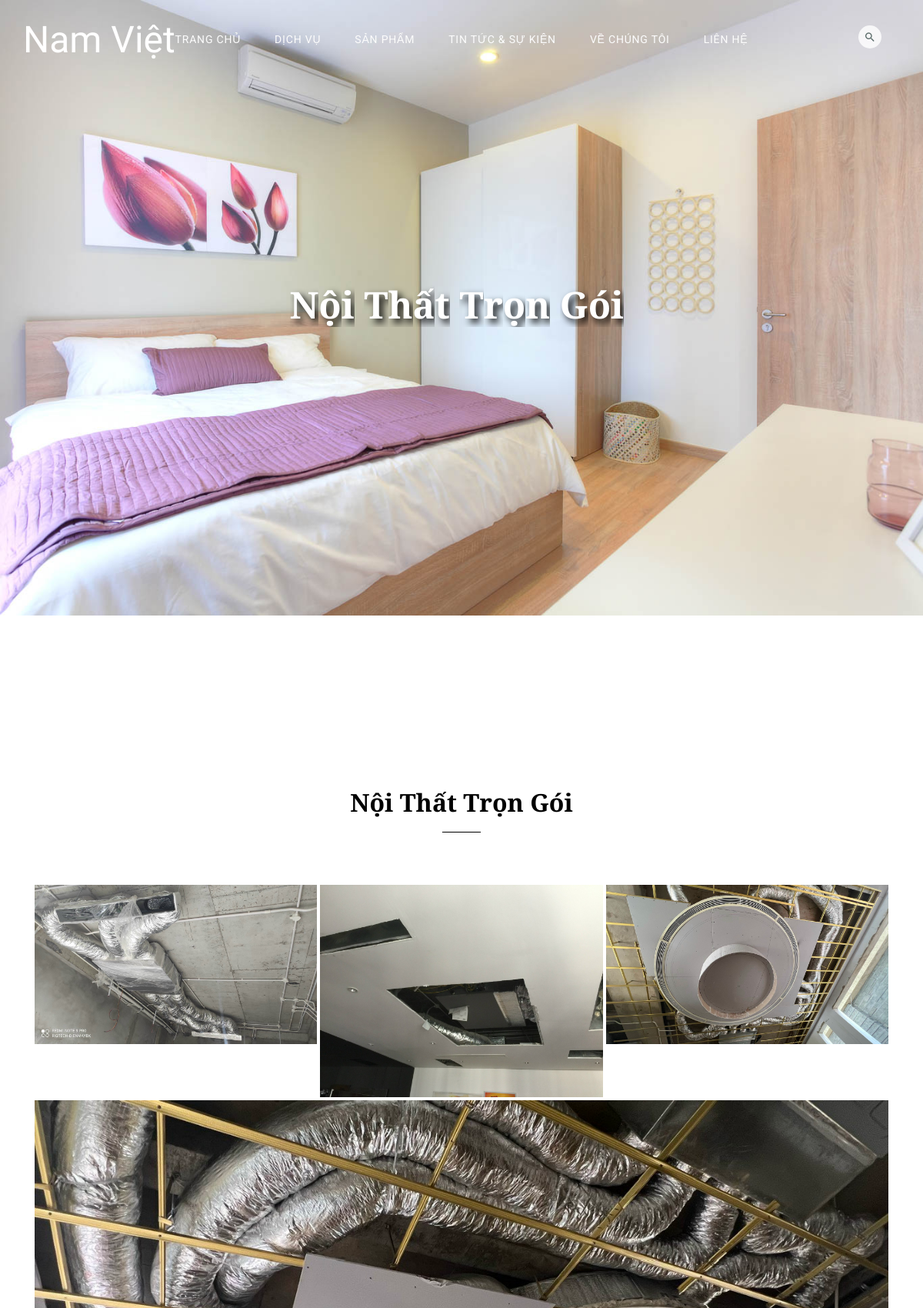
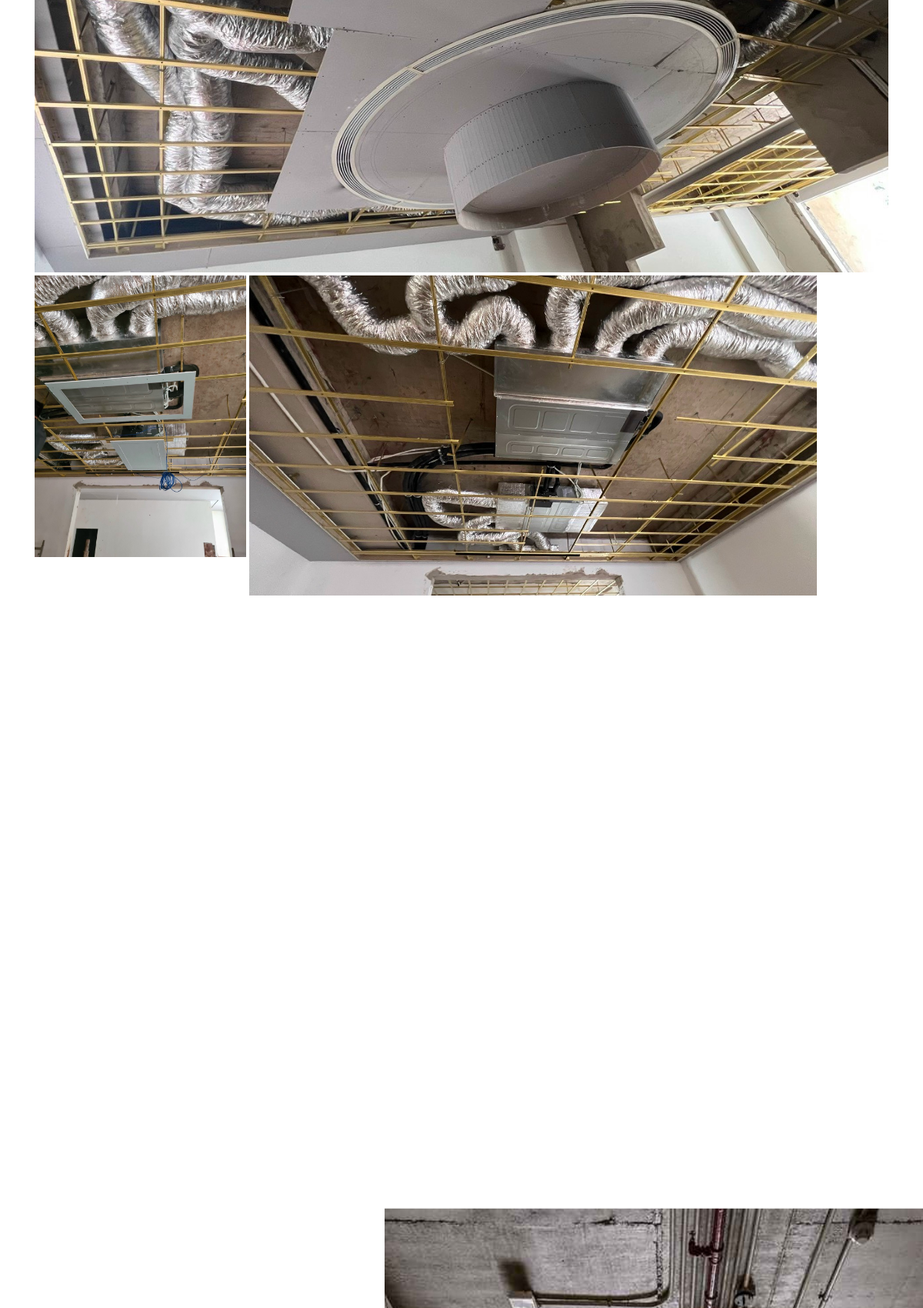
The page /detail.php?slug=noi-that-tron-goi (upper part) on the database its author committed (2 pictures, top to bottom).
### tables this page shows
CREATE TABLE `tbl_banner` (
  `id` int(11) NOT NULL,
  `img` varchar(255) NOT NULL
);

CREATE TABLE `tbl_post` (
  `id` int(11) NOT NULL,
  `name` varchar(255) NOT NULL,
  `slug` varchar(255) NOT NULL,
  `cat` int(11) NOT NULL,
  `tomtat` text NOT NULL,
  `content` text NOT NULL,
  `noidung` text NOT NULL,
  `times` timestamp NOT NULL DEFAULT current_timestamp() ON UPDATE current_timestamp(),
  `img` varchar(200) NOT NULL
);

### lib/database.php (called while the page is built, shortened)
<?php
class Database{
  public $host   = DB_HOST;
  public $user   = DB_USER;
  public $pass   = DB_PASS;
  public $dbname = DB_NAME;
  public $link;
private function connectDB(){
  $this -> link = new mysqli($this->host, $this->user, $this->pass, $this->dbname);
    mysqli_set_charset($this->link, 'UTF8');
}
public function select($query){
  $result = $this->link->query($query) or
  die($this->link->error.__LINE__);
  if($result->num_rows > 0){
    return $result;
  } else {
    return false;
  }
}
}
?>

### classes/post.php (called while the page is built, shortened)
<?php
    $filepath = realpath(dirname(__FILE__));
    include_once ($filepath. '/../lib/database.php');
?>
<?php
    class post {
        private $db;
        public function __construct() {
            $this->db = new Database();
        }
        public function rand_banner(){
            $query = "SELECT * FROM tbl_banner ORDER BY rand() LIMIT 1";
            $result = $this->db->select($query);
            return $result;
        }
        public function get_detail($slug){
            $query = "SELECT * FROM tbl_post WHERE slug = '$slug' LIMIT 1";
            $result = $this->db->select($query);
            return $result;
        }
    }
?>

### detail.php (the view, shortened to what this page needs)
<?php include 'classes/post.php';?>
<?php
  $ps = new post();
  if(isset($_GET['slug'])){
    $slug = $_GET['slug'];
    $get_detail = $ps -> get_detail($slug);
    if($get_detail){
      $resule = $get_detail -> fetch_assoc();
    }
  }
  $rand_banner = $ps -> rand_banner();
  if($rand_banner){
    $resule_banner = $rand_banner -> fetch_assoc();
  }
  $title = $resule['name'];
  include 'inc/header.php';
?>
<main class="untree_co--site-main">
  <div class="untree_co--site-hero inner-page"
    style="background-image: url('public/images/<?php echo $resule_banner['img'] ?>')">
    <div class="container">
      <div class="row align-items-center justify-content-center">
        <div class="col-md-7 text-center">
          <div class="site-hero-contents" data-aos="fade-up">
            <h1 class="hero-heading text-white"><?php echo $title ?></h1>
          </div>
        </div>
      </div>
    </div>
  </div>
  <?php
  if ($resule['id'] == 19){
    echo $resule['noidung'];
  }else{
  ?>
  <div class="untree_co--site-section pb-0">
    <div class="video_perform">
      <div class="untree_co--site-section">
        <div class="container">
          <div class="row justify-content-center text-center pt-0 pb-5">
            <div class="col-lg-6 section-heading">
              <h3 class="text-center">
                <?php echo $title ?>
              </h3>
            </div>
          </div>
          <?php echo $resule['noidung'] ?>
  <?php } ?>
</main>
<?php include 'inc/footer.php' ?>

### public/css/style.css (style rules this page uses)
body { font-family: "Roboto", sans-serif; background-color: #fff; font-weight: 300; color: rgba(0, 0, 0, 0.5); color: #707070; line-height: 1.7; overflow-x: hidden; position: relative; }
body:before { content: ""; position: absolute; left: 0; right: 0; bottom: 0; top: 0; background: rgba(0, 0, 0, 0.5); visibility: hidden; opacity: 0; -webkit-transition: 0.3s all ease; -o-transition: 0.3s all ease; transition: 0.3s all ease; z-index: 8; }
h1, h2, h3, h4, h5, h6, .h1, .h2, .h3, .h4, .h5, .h6 { font-family: "Cormorant Garamond", serif; color: #000; }
.untree_co--site-section { padding: 7rem 0; position: relative; clear: both; width: 100%; }
.untree_co--site-hero { background-size: cover; background-position: center center; background-repeat: no-repeat; }
.untree_co--site-hero, .untree_co--site-hero > .container > .row { height: 100vh; min-height: 500px; }
.untree_co--site-hero .site-hero-contents { display: block; }
.untree_co--site-hero .site-hero-contents .hero-heading { font-size: 2rem; color: #fff; line-height: 0; font-weight: 600; }
.untree_co--site-hero.inner-page .site-hero-contents { display: block; }
.untree_co--site-hero.inner-page .site-hero-contents .hero-heading { font-size: 3rem; color: #000; line-height: 0; font-family: "Cormorant Garamond", serif; font-weight: 900; text-shadow: 0.1em 0.1em 0.2em black; }
.bg-image { background-size: cover; background-position: center center; background-repeat: no-repeat; }
.section-heading h3 { font-size: 2rem; font-weight: 700; color: #000; position: relative; padding-bottom: 20px; margin-bottom: 20px; font-weight: 700; font-family: "Cormorant Garamond", serif; }
.section-heading h3:after { position: absolute; content: ""; width: 50px; height: 1px; background: #000; left: 50%; -webkit-transform: translateX(-50%); -ms-transform: translateX(-50%); transform: translateX(-50%); bottom: 0; }
.gutter-2 { margin-right: -2px !important; margin-left: -2px !important; }
.gutter-2 > .col, .gutter-2 > [class*="col-"] { margin-bottom: 4px; padding-right: 2px !important; padding-left: 2px !important; }
.room-animate .heading { line-height: 0; }
.room-animate .img-wrap { position: relative; overflow: hidden; }
.room-animate .img-wrap .bg-image { position: relative; z-index: 1; }

### rows shown on the page
tbl_banner: img (picture)
tbl_post: name "Nội Thất Trọn Gói", noidung (picture)
